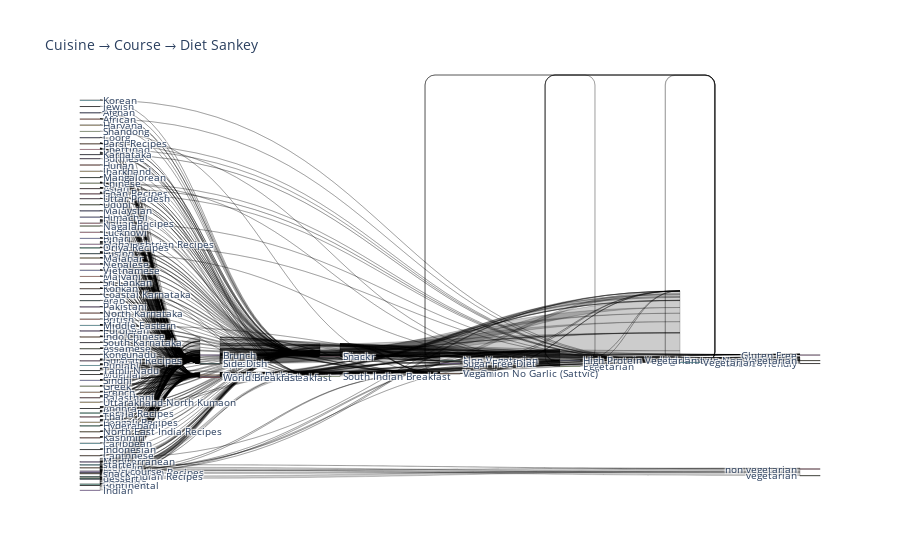

Notebook cell for this chart:
### Code cell
# Cell 14: Sankey diagram (requires plotly)
import plotly.graph_objects as go

# Prepare labels
cuises = indian_food_df['cuisine'].astype('category')
courses = indian_food_df['course'].astype('category')
diets   = indian_food_df['diet'].astype('category')
labels = list(cuises.cat.categories) + list(courses.cat.categories) + list(diets.cat.categories)
label_idx = {lab:i for i,lab in enumerate(labels)}

# Cuisine→Course
src, tgt, val = [], [], []
for (cui,cour), cnt in indian_food_df.groupby(['cuisine','course']).size().items():
    src.append(label_idx[cui])
    tgt.append(label_idx[cour])
    val.append(cnt)
# Course→Diet
for (cour,di), cnt in indian_food_df.groupby(['course','diet']).size().items():
    src.append(label_idx[cour])
    tgt.append(label_idx[di])
    val.append(cnt)

fig = go.Figure(go.Sankey(node=dict(label=labels), link=dict(source=src, target=tgt, value=val)))
fig.update_layout(title_text="Cuisine → Course → Diet Sankey", font_size=10)
fig.show()

### Figure 1 — Plotly figure (JSON) as saved in the notebook; plotly's stock layout.template omitted (floating-point values rounded to 4 significant figures; data arrays with more than 128 entries replaced by an {"elided": "..."} marker saying what was removed)
{"data": [{"link": {"source": {"elided": "615 int values"}, "target": {"elided": "615 int values"}, "value": {"elided": "615 int values"}}, "node": {"label": ["Afghan", "African", "American", "Andhra", "Appetizer", "Arab", "Asian", "Assamese", "Awadhi", "Bengali Recipes", "Bihari", "British", "Brunch", "Burmese", "Cantonese", "Caribbean", "Chettinad", "Chinese", "Coastal Karnataka", "Continental", "Coorg", "Dessert", "Dinner", "European", "French", "Fusion", "Goan Recipes", "Greek", "Gujarati Recipes", "Haryana", "Himachal", "Hunan", "Hyderabadi", "Indian", "Indo Chinese", "Indonesian", "Italian Recipes", "Japanese", "Jewish", "Jharkhand", "Karnataka", "Kashmiri", "Kerala Recipes", "Kongunadu", "Konkan", "Korean", "Lucknowi", "Lunch", "Maharashtrian Recipes", "Malabar", "Malaysian", "Malvani", "Mangalorean", "Mediterranean", "Mexican", "Middle Eastern", "Mughlai", "Nagaland", "Nepalese", "North East India Recipes", "North Indian Recipes", "North Karnataka", "Oriya Recipes", "Pakistani", "Parsi Recipes", "Punjabi", "Rajasthani", "Shandong", "Sichuan", "Side Dish", "Sindhi", "Snack", "South Indian Recipes", "South Karnataka", "Sri Lankan", "Tamil Nadu", "Thai", "Udupi", "Uttar Pradesh", "Uttarakhand-North Kumaon", "Vietnamese", "World Breakfast", "Appetizer", "Brunch", "Dessert", "Dinner", "Eggetarian", "High Protein Vegetarian", "Indian Breakfast", "Lunch", "Main Course", "No Onion No Garlic (Sattvic)", "Non Vegeterian", "North Indian Breakfast", "One Pot Dish", "Side Dish", "Snack", "South Indian Breakfast", "Sugar Free Diet", "Vegan", "Vegetarian", "World Breakfast", "dessert", "main course", "snack", "starter", "Diabetic Friendly", "Eggetarian", "Gluten Free", "High Protein Non Vegetarian", "High Protein Vegetarian", "No Onion No Garlic (Sattvic)", "Non Vegeterian", "Sugar Free Diet", "Vegan", "Vegetarian", "non vegetarian", "vegetarian"]}, "type": "sankey"}], "layout": {"font": {"size": 10}, "title": {"text": "Cuisine → Course → Diet Sankey"}}}
